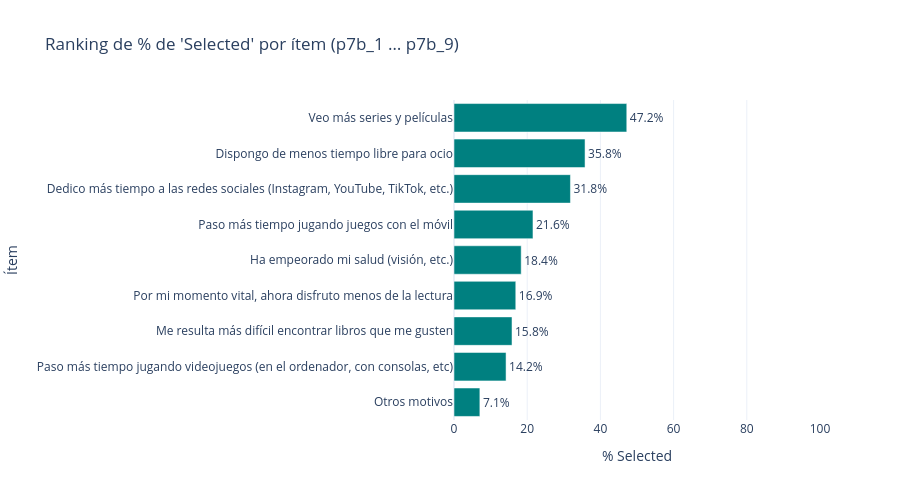

The cell this chart's notebook holds for it:
### Code cell
# 1) Construimos una tabla con tus datos del bucle
cols = [f"p7b_{i}" for i in range(1, 10)]
resumen = []

for col in cols:
    conteos = lectores[col].value_counts()
    total = conteos.sum()
    selected = conteos.get("Selected", 0)
    porcentaje = (selected / total) * 100 if total > 0 else 0
    resumen.append({"pregunta": col, "Selected": selected, "Total": total, "% Selected": porcentaje})

df_pct = pd.DataFrame(resumen).sort_values("% Selected", ascending=True)  # orden para ranking horizontal


# Nombres personalizados para las etiquetas del eje Y
map_y = {
    "p7b_1":"Dispongo de menos tiempo libre para ocio", "p7b_2":"Me resulta más difícil encontrar libros que me gusten", "p7b_3":"Paso más tiempo jugando juegos con el móvil",
    "p7b_4":"Paso más tiempo jugando videojuegos (en el ordenador, con consolas, etc)",  "p7b_5":"Dedico más tiempo a las redes sociales (Instagram, YouTube, TikTok, etc.)","p7b_6":"Veo más series y películas",
    "p7b_7":"Ha empeorado mi salud (visión, etc.)","p7b_8":"Por mi momento vital, ahora disfruto menos de la lectura", "p7b_9":"Otros motivos"
}

# df_pct ya está ORDENADO por % Selected
df_pct["etiqueta_y"] = df_pct["pregunta"].map(map_y).fillna(df_pct["pregunta"])

# 2) Gráfico con trace (go.Bar)
trace = go.Bar(
    x=df_pct["% Selected"].values,           # porcentaje en X
    y=df_pct["etiqueta_y"].values,   # ← usa la etiqueta mapeada TRAS ordenar
    orientation="h",
    text=[f"{v:.1f}%" for v in df_pct["% Selected"].values],
    textposition="outside",
    marker=dict(color="teal"),
    name="% Selected"
)


layout = go.Layout(
    title="Ranking de % de 'Selected' por ítem (p7b_1 … p7b_9)",
    xaxis=dict(title="% Selected", range=[0, 100]),  # ejes en 0–100%
    yaxis=dict(title="Ítem"),
    template="plotly_white",
    height=500
)

#cambiar los nombre de las etiquetas
fig = go.Figure(data=[trace], layout=layout)

fig.show()


#fig = go.Figure(data=[trace], layout=layout)
#fig.show()

### Figure 1 — Plotly figure (JSON) as saved in the notebook; plotly's stock layout.template omitted (floating-point values rounded to 4 significant figures)
{"data": [{"marker": {"color": "teal"}, "name": "% Selected", "orientation": "h", "text": ["7.1%", "14.2%", "15.8%", "16.9%", "18.4%", "21.6%", "31.8%", "35.8%", "47.2%"], "textposition": "outside", "type": "bar", "x": [7.07, 14.23, 15.85, 16.88, 18.36, 21.58, 31.81, 35.8, 47.21], "y": ["Otros motivos", "Paso más tiempo jugando videojuegos (en el ordenador, con consolas, etc)", "Me resulta más difícil encontrar libros que me gusten", "Por mi momento vital, ahora disfruto menos de la lectura", "Ha empeorado mi salud (visión, etc.)", "Paso más tiempo jugando juegos con el móvil", "Dedico más tiempo a las redes sociales (Instagram, YouTube, TikTok, etc.)", "Dispongo de menos tiempo libre para ocio", "Veo más series y películas"]}], "layout": {"height": 500, "title": {"text": "Ranking de % de 'Selected' por ítem (p7b_1 … p7b_9)"}, "xaxis": {"range": [0, 100], "title": {"text": "% Selected"}}, "yaxis": {"title": {"text": "Ítem"}}}}
